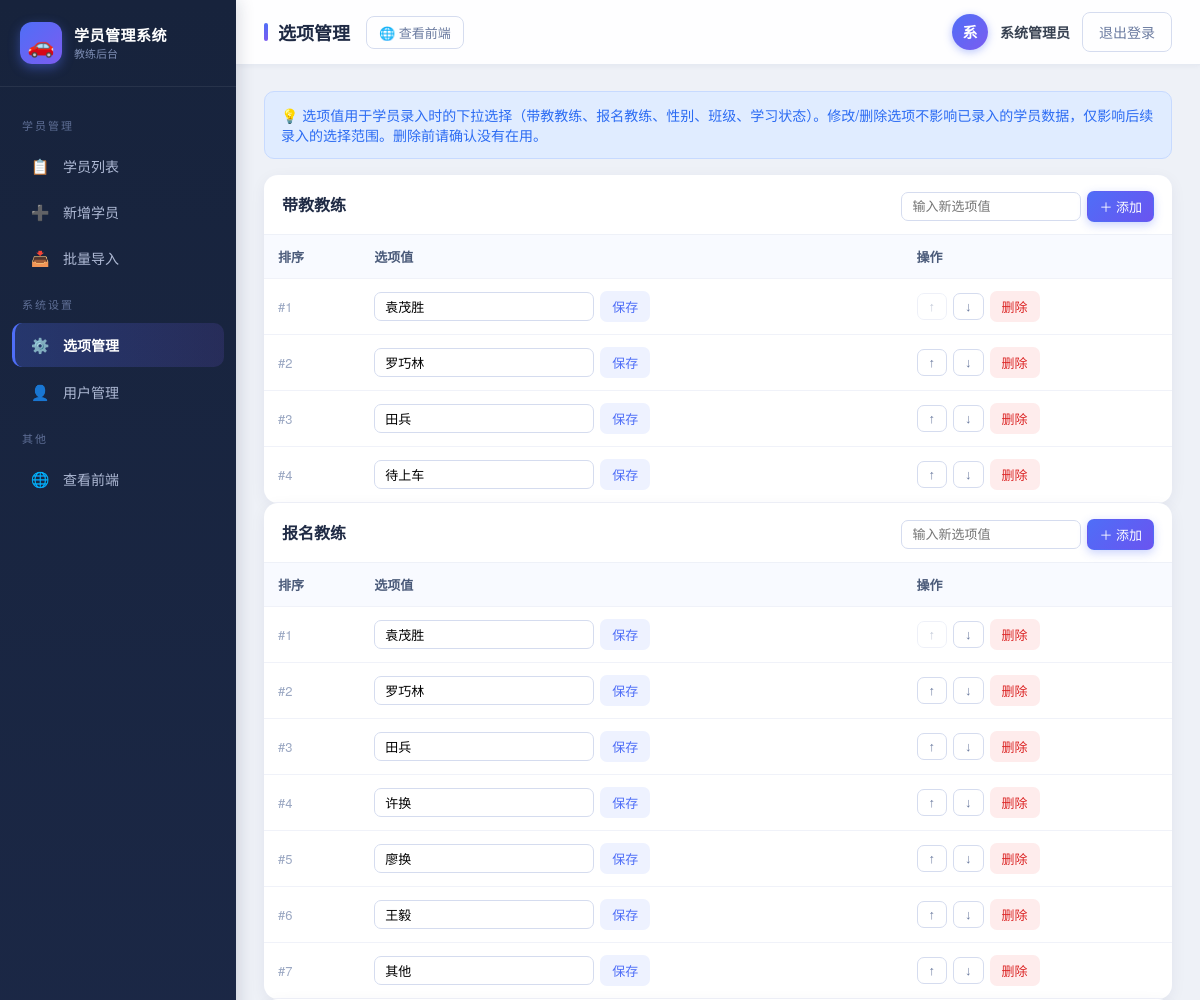
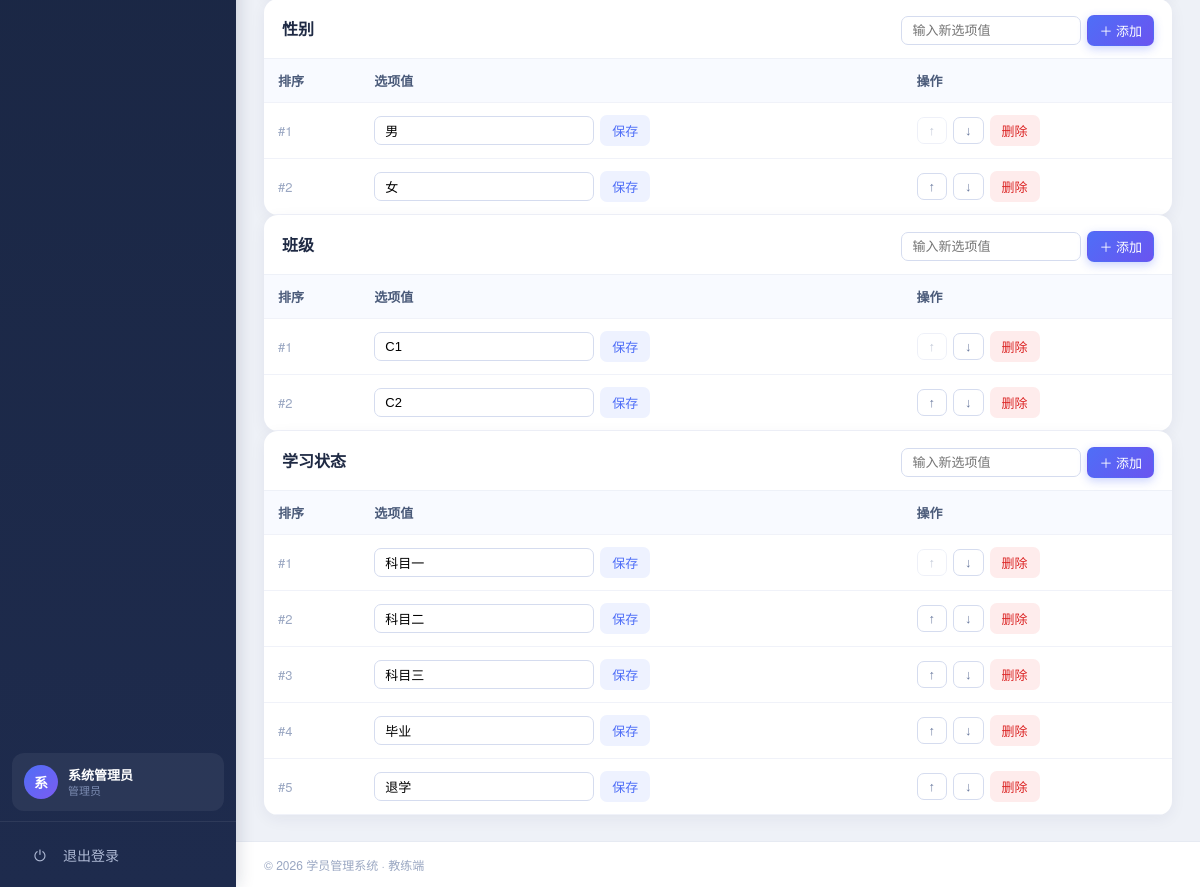
Screenshot of /admin/options.php (signed in) with the database file from the repository (2 pictures, top to bottom).
### tables this page shows
CREATE TABLE `options` (
  `id`         INT UNSIGNED NOT NULL AUTO_INCREMENT COMMENT '主键ID',
  `type`       VARCHAR(20)  NOT NULL                COMMENT '选项类型: coach/reg_coach/gender/class/status',
  `label`      VARCHAR(50)  NOT NULL                COMMENT '选项值',
  `sort_order` INT          NOT NULL DEFAULT 0      COMMENT '排序(越小越靠前)',
  `created_at` TIMESTAMP    NOT NULL DEFAULT CURRENT_TIMESTAMP COMMENT '创建时间',
  PRIMARY KEY (`id`),
  UNIQUE KEY `uk_type_label` (`type`, `label`)
);

### includes/db.php (called while the page is built, shortened)
<?php
function db(): PDO
{
    static $pdo = null;
    if ($pdo === null) {
        $dsn = sprintf(
            'mysql:host=%s;port=%d;dbname=%s;charset=%s',
            DB_HOST,
            DB_PORT,
            DB_NAME,
            DB_CHARSET
        );
        $options = [
            PDO::ATTR_ERRMODE            => PDO::ERRMODE_EXCEPTION,
            PDO::ATTR_DEFAULT_FETCH_MODE => PDO::FETCH_ASSOC,
            PDO::ATTR_EMULATE_PREPARES   => false,
        ];
        try {
            $pdo = new PDO($dsn, DB_USER, DB_PASS, $options);
        } catch (PDOException $e) {
            die('数据库连接失败：' . htmlspecialchars($e->getMessage()));
        }
    }
    return $pdo;
}
function get_options_full(string $type): array
{
    $stmt = db()->prepare('SELECT id, label, sort_order FROM options WHERE type = :type ORDER BY sort_order ASC, id ASC');
    $stmt->execute([':type' => $type]);
    return $stmt->fetchAll();
}

### includes/auth.php (called while the page is built, shortened)
<?php
require_once __DIR__ . '/db.php';
function current_admin(): ?array
{
    static $admin = null;
    if ($admin === null) {
        $stmt = db()->prepare('SELECT id, username, real_name FROM admins WHERE id = :id');
        $stmt->execute([':id' => (int)$_SESSION['admin_id']]);
        $admin = $stmt->fetch() ?: null;
    }
    return $admin;
}

### admin/options.php (the view, shortened to what this page needs)
<?php
require_once __DIR__ . '/../includes/auth.php';
$pageTitle = '选项管理';
$activeMenu = 'options';
require __DIR__ . '/../includes/header.php';
?>
    <div class="alert alert-info">
        💡 选项值用于学员录入时的下拉选择（带教教练、报名教练、性别、班级、学习状态）。修改/删除选项不影响已录入的学员数据，仅影响后续录入的选择范围。删除前请确认没有在用。
    </div>
    <?php foreach (OPTION_TYPES as $type => $title): ?>
    <div class="table-card">
        <div class="table-head">
            <div class="table-head-t"><?= htmlspecialchars($title) ?></div>
            <div class="table-head-sub">
                <form class="inline-form" method="post" action="options.php">
                    <input type="text" name="label" placeholder="输入新选项值" required maxlength="50">
                    <button type="submit" class="btn btn-small btn-primary">＋ 添加</button>
                </form>
            </div>
        </div>
        <div class="table-wrap">
        <table class="table">
            <thead><tr><th>排序</th><th>选项值</th><th>操作</th></tr></thead>
            <tbody>
            <?php $opts = get_options_full($type); ?>
            <?php foreach ($opts as $o): ?>
                <tr>
                    <td class="t-id">#<?= $o['sort_order'] ?></td>
                    <td>
                        <form class="inline-form inline-edit" method="post" action="options.php">
                            <input type="text" name="label" value="<?= htmlspecialchars($o['label']) ?>" maxlength="50">
                            <button type="submit" class="btn btn-small btn-edit">保存</button>
                        </form>
                    </td>
                    <td>
                        <div class="actions">
                            <form class="inline-form" method="post" action="options.php">
                                <button type="submit" class="btn btn-small btn-plain" <?= $o['sort_order'] <= 1 ? 'disabled' : '' ?>>↑</button>
                            </form>
                            <form class="inline-form" method="post" action="options.php">
                                <button type="submit" class="btn btn-small btn-plain">↓</button>
                            </form>
                            <form class="inline-form" method="post" action="options.php" onsubmit="return confirm('确定删除选项「<?= htmlspecialchars($o['label']) ?>」吗？');">
                                <button type="submit" class="btn btn-small btn-del">删除</button>
                            </form>
                        </div>
                    </td>
                </tr>
            <?php endforeach; ?>
            </tbody>
        </table>
        </div>
    </div>
    <?php endforeach; ?>
<?php require __DIR__ . '/../includes/footer.php'; ?>

### includes/header.php (shortened to what this page needs)
<?php
$menu = isset($activeMenu) ? $activeMenu : '';
$admin = current_admin();
$adminName = $admin['real_name'] ?: ($admin['username'] ?? '管理员');
?>
<!DOCTYPE html>
<html lang="zh-CN">
<head>
    <link rel="stylesheet" href="../css/style.css">
</head>
<body class="admin-body">
<div class="layout">
    <aside class="sidebar">
        <div class="brand">
            <span class="brand-logo">🚗</span>
            <div class="brand-txt">
                <div class="brand-text">学员管理系统</div>
                <div class="brand-sub">教练后台</div>
            </div>
        </div>
        <nav class="nav">
            <div class="nav-section">学员管理</div>
            <a class="nav-link <?= $menu === 'index' ? 'active' : '' ?>" href="index.php">
                <span class="nav-ico">📋</span><span>学员列表</span>
            </a>
            <a class="nav-link <?= $menu === 'add' ? 'active' : '' ?>" href="add.php">
                <span class="nav-ico">➕</span><span>新增学员</span>
            </a>
            <a class="nav-link <?= $menu === 'import' ? 'active' : '' ?>" href="import.php">
                <span class="nav-ico">📥</span><span>批量导入</span>
            </a>
            <div class="nav-section">系统设置</div>
            <a class="nav-link <?= $menu === 'options' ? 'active' : '' ?>" href="options.php">
                <span class="nav-ico">⚙️</span><span>选项管理</span>
            </a>
            <a class="nav-link <?= $menu === 'users' ? 'active' : '' ?>" href="users.php">
                <span class="nav-ico">👤</span><span>用户管理</span>
            </a>
            <div class="nav-section">其他</div>
            <a class="nav-link" href="../index.php" target="_blank">
                <span class="nav-ico">🌐</span><span>查看前端</span>
            </a>
        </nav>
        <div class="sidebar-user">
            <div class="suser-avatar"><?= htmlspecialchars(mb_substr($adminName, 0, 1, 'UTF-8')) ?></div>
            <div class="suser-info">
                <div class="suser-name"><?= htmlspecialchars($adminName) ?></div>
                <div class="suser-role">管理员</div>
            </div>
        </div>
        <div class="sidebar-foot">
            <a class="nav-link" href="logout.php"><span class="nav-ico">⏻</span><span>退出登录</span></a>
        </div>
    </aside>
    <div class="main">
        <header class="topbar">
            <div class="topbar-left">
                <div class="topbar-title"><?= htmlspecialchars($pageTitle) ?></div>
                <a class="btn-back" href="../index.php">🌐 查看前端</a>
            </div>
            <div class="topbar-user">
                <span class="user-avatar"><?= htmlspecialchars(mb_substr($adminName, 0, 1, 'UTF-8')) ?></span>
                <span class="user-name"><?= htmlspecialchars($adminName) ?></span>
                <a class="btn btn-plain btn-logout" href="logout.php">退出登录</a>
            </div>
        </header>
        <main class="content">

### rows the page displays
options: sort_order "1", label "袁茂胜"
options: sort_order "2", label "罗巧林"
options: sort_order "3", label "田兵"
options: sort_order "4", label "待上车"
options: sort_order "1", label "袁茂胜"
options: sort_order "2", label "罗巧林"
options: sort_order "3", label "田兵"
options: sort_order "4", label "许换"
options: sort_order "5", label "廖换"
options: sort_order "6", label "王毅"
options: sort_order "7", label "其他"
options: sort_order "1", label "男"
options: sort_order "2", label "女"
options: sort_order "1", label "C1"
options: sort_order "2", label "C2"
options: sort_order "1", label "科目一"
options: sort_order "2", label "科目二"
options: sort_order "3", label "科目三"
options: sort_order "4", label "毕业"
options: sort_order "5", label "退学"

### other values shown
mb_substr($adminName, 0, 1, 'UTF-8') "系"
$adminName "系统管理员"
$pageTitle "选项管理"
$title "带教教练"
$title "报名教练"
$title "性别"
$title "班级"
$title "学习状态"
